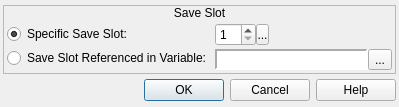
<?xml version="1.0" encoding="UTF-8"?>
<ui version="4.0">
 <class>ConfigureEvent_LoadGame</class>
 <widget class="QDialog" name="ConfigureEvent_LoadGame">
  <property name="geometry">
   <rect>
    <x>0</x>
    <y>0</y>
    <width>399</width>
    <height>107</height>
   </rect>
  </property>
  <property name="windowTitle">
   <string>Load Game</string>
  </property>
  <property name="windowIcon">
   <iconset resource="gui_icons.qrc">
    <normaloff>:/icons/openrpgmaker.png</normaloff>:/icons/openrpgmaker.png</iconset>
  </property>
  <property name="styleSheet">
   <string notr="true">.QFrame
{
	border-width: 1px;
	border-style: solid;
	border-color: palette(window-text);
}

.QFrame&gt;QLabel
{
	border-width: 0px;
	background-color: palette(window-text);
	color: palette(window);
	font-weight: bold;
}

.QFrame&gt;QCheckBox
{
	background-color: palette(window-text);
	border-width: 0px;
	border-style: none;
	color: palette(window);
	spacing: 3px;
	font-weight: bold;
	padding: 0px 0px 0px 3px;
}

.QFrame&gt;QCheckBox::indicator
{
	min-width: 8px;
	max-width: 8px;
	min-height: 8px;
	max-height: 8px;
	width: 8px;
	height: 8px;
	border-width: 2px;
	border-radius: 0px;
	border-style: ridge;
	border-color: palette(mid);
}

.QFrame&gt;QCheckBox::indicator:unchecked
{
	background-color: palette(base);
}

.QFrame&gt;QCheckBox::indicator:checked
{
	background-color: palette(window-text);
}

.QFrame&gt;QCheckBox::indicator:hover
{
	border-color: palette(highlight);
}</string>
  </property>
  <layout class="QVBoxLayout" name="verticalLayout_2">
   <property name="spacing">
    <number>3</number>
   </property>
   <property name="margin">
    <number>3</number>
   </property>
   <item>
    <widget class="QFrame" name="frame_4">
     <property name="sizePolicy">
      <sizepolicy hsizetype="Preferred" vsizetype="Fixed">
       <horstretch>0</horstretch>
       <verstretch>0</verstretch>
      </sizepolicy>
     </property>
     <property name="frameShape">
      <enum>QFrame::StyledPanel</enum>
     </property>
     <property name="frameShadow">
      <enum>QFrame::Raised</enum>
     </property>
     <layout class="QVBoxLayout" name="verticalLayout_9">
      <property name="spacing">
       <number>0</number>
      </property>
      <property name="margin">
       <number>0</number>
      </property>
      <item>
       <widget class="QLabel" name="label_4">
        <property name="sizePolicy">
         <sizepolicy hsizetype="Preferred" vsizetype="Fixed">
          <horstretch>0</horstretch>
          <verstretch>0</verstretch>
         </sizepolicy>
        </property>
        <property name="text">
         <string>Save Slot</string>
        </property>
        <property name="alignment">
         <set>Qt::AlignCenter</set>
        </property>
       </widget>
      </item>
      <item>
       <widget class="QWidget" name="widget_5" native="true">
        <layout class="QHBoxLayout" name="horizontalLayout_5">
         <property name="spacing">
          <number>3</number>
         </property>
         <property name="margin">
          <number>3</number>
         </property>
         <item>
          <widget class="QWidget" name="widget_7" native="true">
           <property name="sizePolicy">
            <sizepolicy hsizetype="Fixed" vsizetype="Preferred">
             <horstretch>0</horstretch>
             <verstretch>0</verstretch>
            </sizepolicy>
           </property>
           <layout class="QVBoxLayout" name="verticalLayout_11">
            <property name="spacing">
             <number>3</number>
            </property>
            <property name="margin">
             <number>0</number>
            </property>
            <item>
             <widget class="QRadioButton" name="rbSpecificSaveSlot">
              <property name="sizePolicy">
               <sizepolicy hsizetype="Fixed" vsizetype="Fixed">
                <horstretch>0</horstretch>
                <verstretch>0</verstretch>
               </sizepolicy>
              </property>
              <property name="text">
               <string>Specific Save Slot:</string>
              </property>
              <property name="checked">
               <bool>true</bool>
              </property>
             </widget>
            </item>
            <item>
             <widget class="QRadioButton" name="rbReferencedSaveSlot">
              <property name="sizePolicy">
               <sizepolicy hsizetype="Fixed" vsizetype="Fixed">
                <horstretch>0</horstretch>
                <verstretch>0</verstretch>
               </sizepolicy>
              </property>
              <property name="text">
               <string>Save Slot Referenced in Variable:</string>
              </property>
             </widget>
            </item>
           </layout>
          </widget>
         </item>
         <item>
          <widget class="QWidget" name="widget_12" native="true">
           <layout class="QVBoxLayout" name="verticalLayout_10">
            <property name="spacing">
             <number>3</number>
            </property>
            <property name="margin">
             <number>0</number>
            </property>
            <item>
             <widget class="QWidget" name="wSaveSlot" native="true">
              <property name="sizePolicy">
               <sizepolicy hsizetype="Fixed" vsizetype="Fixed">
                <horstretch>0</horstretch>
                <verstretch>0</verstretch>
               </sizepolicy>
              </property>
              <layout class="QHBoxLayout" name="horizontalLayout_4">
               <property name="spacing">
                <number>0</number>
               </property>
               <property name="margin">
                <number>0</number>
               </property>
               <item>
                <widget class="QSpinBox" name="sbSaveSlot">
                 <property name="sizePolicy">
                  <sizepolicy hsizetype="Preferred" vsizetype="Fixed">
                   <horstretch>0</horstretch>
                   <verstretch>0</verstretch>
                  </sizepolicy>
                 </property>
                 <property name="accelerated">
                  <bool>true</bool>
                 </property>
                 <property name="minimum">
                  <number>1</number>
                 </property>
                 <property name="maximum">
                  <number>16</number>
                 </property>
                </widget>
               </item>
               <item>
                <widget class="SpinBoxSideButton" name="bSaveSlotSideButton">
                 <property name="minimumSize">
                  <size>
                   <width>13</width>
                   <height>21</height>
                  </size>
                 </property>
                 <property name="maximumSize">
                  <size>
                   <width>13</width>
                   <height>21</height>
                  </size>
                 </property>
                 <property name="text">
                  <string>...</string>
                 </property>
                 <property name="icon">
                  <iconset resource="gui_icons.qrc">
                   <normaloff>:/icons/spinBoxSideButton.png</normaloff>:/icons/spinBoxSideButton.png</iconset>
                 </property>
                 <property name="iconSize">
                  <size>
                   <width>8</width>
                   <height>16</height>
                  </size>
                 </property>
                </widget>
               </item>
              </layout>
             </widget>
            </item>
            <item>
             <widget class="QWidget" name="wVariable" native="true">
              <property name="sizePolicy">
               <sizepolicy hsizetype="Preferred" vsizetype="Fixed">
                <horstretch>0</horstretch>
                <verstretch>0</verstretch>
               </sizepolicy>
              </property>
              <layout class="QHBoxLayout" name="horizontalLayout_37">
               <property name="spacing">
                <number>0</number>
               </property>
               <property name="margin">
                <number>0</number>
               </property>
               <item>
                <widget class="QLabel" name="lblVariable">
                 <property name="sizePolicy">
                  <sizepolicy hsizetype="Preferred" vsizetype="Preferred">
                   <horstretch>0</horstretch>
                   <verstretch>0</verstretch>
                  </sizepolicy>
                 </property>
                 <property name="minimumSize">
                  <size>
                   <width>150</width>
                   <height>0</height>
                  </size>
                 </property>
                 <property name="font">
                  <font>
                   <family>Monospace</family>
                  </font>
                 </property>
                 <property name="styleSheet">
                  <string notr="true">background-color: palette(base);</string>
                 </property>
                 <property name="frameShape">
                  <enum>QFrame::Panel</enum>
                 </property>
                 <property name="frameShadow">
                  <enum>QFrame::Sunken</enum>
                 </property>
                 <property name="lineWidth">
                  <number>2</number>
                 </property>
                 <property name="text">
                  <string/>
                 </property>
                </widget>
               </item>
               <item>
                <widget class="QToolButton" name="bBrowseVariables">
                 <property name="text">
                  <string>...</string>
                 </property>
                 <property name="icon">
                  <iconset resource="gui_icons.qrc">
                   <normaloff>:/icons/fileopen.png</normaloff>:/icons/fileopen.png</iconset>
                 </property>
                </widget>
               </item>
              </layout>
             </widget>
            </item>
           </layout>
          </widget>
         </item>
        </layout>
       </widget>
      </item>
     </layout>
    </widget>
   </item>
   <item>
    <widget class="QDialogButtonBox" name="buttonBox">
     <property name="orientation">
      <enum>Qt::Horizontal</enum>
     </property>
     <property name="standardButtons">
      <set>QDialogButtonBox::Cancel|QDialogButtonBox::Help|QDialogButtonBox::Ok</set>
     </property>
    </widget>
   </item>
  </layout>
 </widget>
 <customwidgets>
  <customwidget>
   <class>SpinBoxSideButton</class>
   <extends>QToolButton</extends>
   <header>spinboxsidebutton.h</header>
  </customwidget>
 </customwidgets>
 <resources>
  <include location="gui_icons.qrc"/>
 </resources>
 <connections>
  <connection>
   <sender>buttonBox</sender>
   <signal>accepted()</signal>
   <receiver>ConfigureEvent_LoadGame</receiver>
   <slot>accept()</slot>
   <hints>
    <hint type="sourcelabel">
     <x>248</x>
     <y>254</y>
    </hint>
    <hint type="destinationlabel">
     <x>157</x>
     <y>274</y>
    </hint>
   </hints>
  </connection>
  <connection>
   <sender>buttonBox</sender>
   <signal>rejected()</signal>
   <receiver>ConfigureEvent_LoadGame</receiver>
   <slot>reject()</slot>
   <hints>
    <hint type="sourcelabel">
     <x>316</x>
     <y>260</y>
    </hint>
    <hint type="destinationlabel">
     <x>286</x>
     <y>274</y>
    </hint>
   </hints>
  </connection>
 </connections>
</ui>
